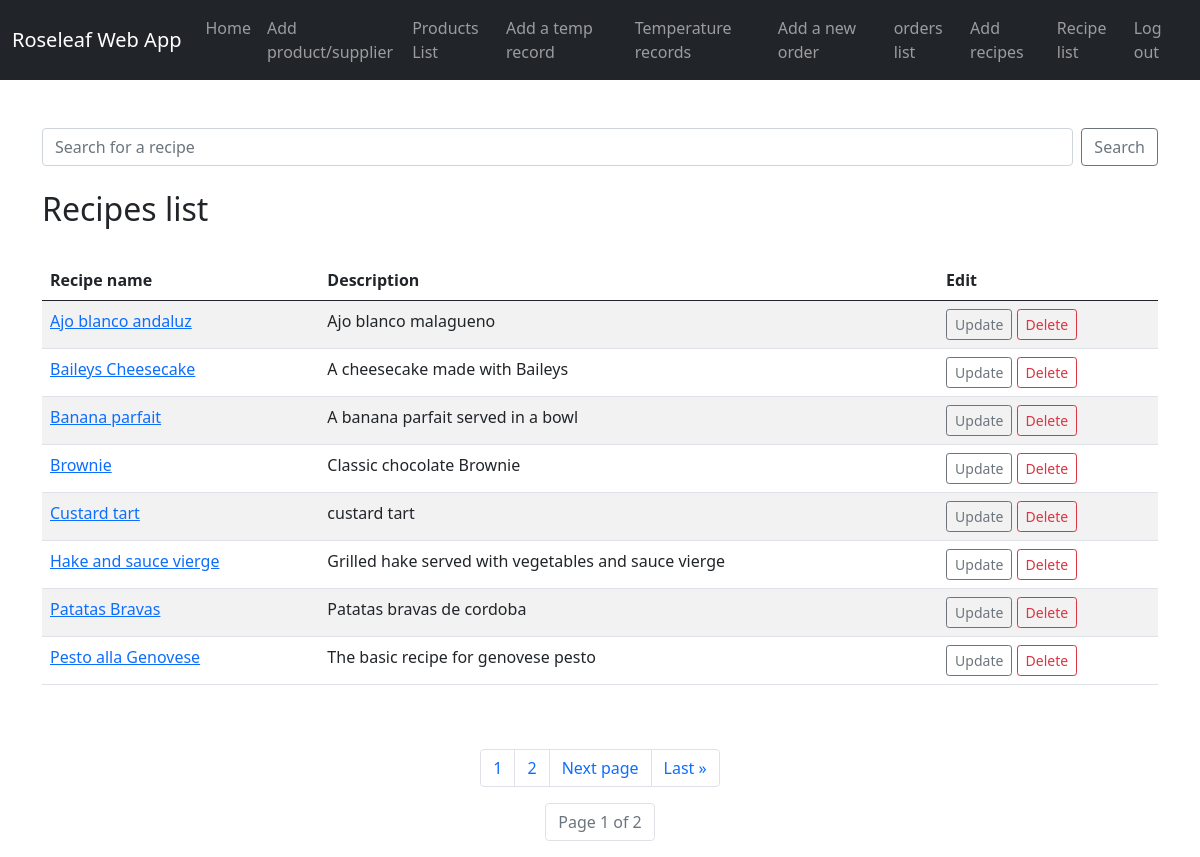
/list_recipes/, run on the app's committed database.
### roseleaf_app/models.py (models this page shows)
class Recipe(models.Model):
    name = models.CharField(max_length=50)
    description = models.CharField(max_length=100)
    user = models.ForeignKey(Member, on_delete=models.CASCADE)
    season = models.ForeignKey(Season, on_delete=models.CASCADE, null=True, blank=True)
    Ingredients = models.CharField(max_length=300)
    method = models.CharField(max_length=300)
    allergens = models.ManyToManyField('Allergen')
    def __str__(self):
        return self.name

### roseleaf_app/views.py (the view)
# urls.py: path('list_recipes/', views.list_recipes, name='list_recipes'),
def list_recipes(request):
    recipe_list = Recipe.objects.all()
    p = Paginator(Recipe.objects.all().order_by('name'), 8)
    page = request.GET.get('page')
    recipe_page = p.get_page(page)
    nums = 'a' * recipe_page.paginator.num_pages
    return render(request, 'roseleaf_app/list_recipes.html',
                  {'recipe_list': recipe_list,
                   'recipe_page': recipe_page,
                   'nums': nums})

### roseleaf_app/templates/roseleaf_app/list_recipes.html (shortened to what this page needs)
{% extends 'roseleaf_app/base.html' %}
{% block content %}
    <br><br>
    <form class="d-flex" method="post" action="{% url 'search_recipes' %}">
        <input class="form-control me-2" type="search"
               placeholder="Search for a recipe" aria-label="Search" name="searched">
        <button class="btn btn-outline-secondary" type="submit">Search</button>
    </form>
    <br/>
    <h2>Recipes list</h2>
    <br>
    <table class="table table-hover table-striped ">
    <thead>
            <tr>
                <th scope="col">Recipe name</th>
                <th scope="col">Description</th>
                <th scope="col">Edit</th>
            </tr>
        </thead>
    {% for recipe in recipe_page %}
        <tr>
            <td><a href="{% url 'show_recipe' recipe.id %}">{{ recipe }}</a></td>
            <td>{{ recipe.description }}</td>
            <td><a href="{% url 'update_recipe' recipe.id %}"
                   class="btn btn-outline-secondary btn-sm"> Update </a>
                <a href="{% url 'delete_recipe' recipe.id %}"
                   class="btn btn-outline-danger btn-sm"> Delete  </a>
            </td>
        </tr>
    {% endfor %}
    </table>
    <br><br>
    <nav aria-label="Page navigation example">
    <ul class="pagination justify-content-center">
    {% for i in nums %}
        <li class="page-item"><a class="page-link" href="?page={{ forloop.counter }}">{{ forloop.counter }}</a></li>
    {% endfor %}
    {% if recipe_page.has_next%}
        <li class="page-item"> <a class="page-link" href="?page={{ recipe_page.next_page_number }}">Next page</a></li>
        <li class="page-item"><a class="page-link" href="?page={{ recipe_page.paginator.num_pages }}">Last &raquo;</a></li>
    {% endif %}
    </ul>
    <ul class="pagination justify-content-center">
    <li class="page-item disabled"><a class="page-link" href="#">Page {{ recipe_page.number }} of {{ recipe_page.paginator.num_pages }}</a></li>
    </ul>
    </nav>
{% endblock %}

### data on the page
Recipe: name "Ajo blanco andaluz", description "Ajo blanco malagueno"
Recipe: name "Baileys Cheesecake", description "A cheesecake made with Baileys"
Recipe: name "Banana parfait", description "A banana parfait served in a bowl"
Recipe: name "Brownie", description "Classic chocolate Brownie"
Recipe: name "Custard tart", description "custard tart"
Recipe: name "Hake and sauce vierge", description "Grilled hake served with vegetables and sauce vierge"
Recipe: name "Patatas Bravas", description "Patatas bravas de cordoba"
Recipe: name "Pesto alla Genovese", description "The basic recipe for genovese pesto"

### other printed values
{{ recipe_page.number }} "1"
{{ recipe_page.paginator.num_pages }} "2"
